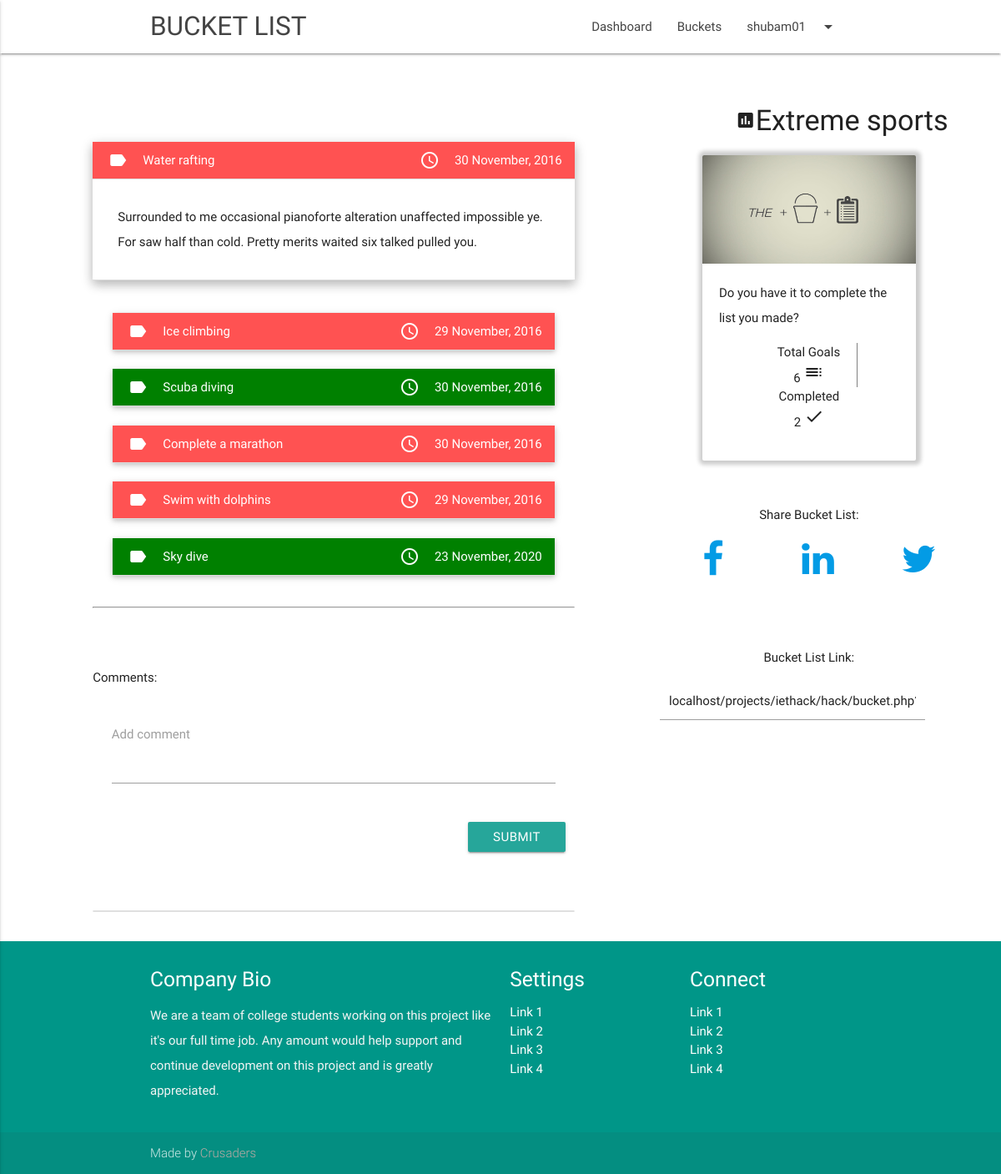
Screenshot of /bucket.php?buck_id=8 (signed in) with the database file from the repository.
### tables this page shows
CREATE TABLE `tasks` (
  `buckid` int(11) NOT NULL,
  `taskid` int(11) NOT NULL,
  `tasktitle` varchar(300) NOT NULL,
  `taskdescription` varchar(500) NOT NULL,
  `taskdate` varchar(200) NOT NULL,
  `timestmp` timestamp NOT NULL DEFAULT CURRENT_TIMESTAMP ON UPDATE CURRENT_TIMESTAMP,
  `status` int(11) NOT NULL DEFAULT '0'
);

CREATE TABLE `bucket` (
  `user_id` int(11) NOT NULL,
  `bucket_id` int(11) NOT NULL,
  `title` varchar(200) NOT NULL,
  `description` varchar(300) NOT NULL,
  `timestmp` timestamp NOT NULL DEFAULT CURRENT_TIMESTAMP ON UPDATE CURRENT_TIMESTAMP,
  `secur` int(11) NOT NULL DEFAULT '0'
);

### class/db.php (called while the page is built, shortened)
<?php
	class Database
	{
		public $host;
		public $user;
		public $password;
		public $database;
		public $connection;
		function __construct()
		{
			$this->host="localhost";
			$this->user="root";
			$this->password="1q2w3e";
			$this->database="iet_bucket";
		}
		function connect()
		{
			$this->connection=mysqli_connect($this->host,$this->user,$this->password,$this->database) or die("Server problem" . mysqli_error($this->connection));
		}
		function makeQuery($insertQuery)
		{
			return mysqli_query($this->connection,$insertQuery);
		}
	}
?>

### process/function.php (called while the page is built, shortened)
<?php
	require_once "class/db.php";
function ufrmbid($buck_id)
{
	$db=new Database;
	$db->connect();
	$query = "SELECT user_id FROM bucket WHERE bucket_id=$buck_id";
	$result = $db->makequery($query);
	$row = mysqli_fetch_assoc($result);
	return $row['user_id'];
}
function bnfrmbid($buck_id)
{
	$db=new Database;
	$db->connect();
	$query = "SELECT title FROM bucket WHERE bucket_id=$buck_id";
	$result = $db->makequery($query);
	$row = mysqli_fetch_assoc($result);
	return $row['title'];
}
?>

### bucket.php (the view, shortened to what this page needs)
<!DOCTYPE html>
<?php require_once "class/db.php"; ?>
<html lang="en">
<head>
  <link href="assets/css/materialize.css" type="text/css" rel="stylesheet" media="screen,projection"/>
  <link href="assets/css/style.css" type="text/css" rel="stylesheet" media="screen,projection"/>
  <link href="assets/css/custom.css" type="text/css" rel="stylesheet" media="screen,projection"/>
  <link href="assets/fonts/font-awesome-4.7.0/css/font-awesome.min.css" type="text/css" rel="stylesheet">
</head>
<body>
<?php require_once "components/nav.php"; ?>
<br><br>
  <div class="row">
    <div class="col s12 m6 offset-m1">
    <br clear="all"><br>
        <ul class="collapsible popout itemlist" data-collapsible="accordion">
        <?php
        require_once "process/function.php";
          $db = new Database;
          $db->connect();
          $bkid = $_GET['buck_id'];
          $query = "SELECT * FROM tasks WHERE buckid='$bkid' ORDER BY taskid DESC";
          $result = $db->makequery($query);
          $ct = 0;
          while($row = mysqli_fetch_assoc($result))
          {
          if($row['status']==0)
          {
            $color_task_header = "rgba(255, 0, 0, 0.68)";
          }
          else
          {
            $color_task_header = "green";
            $ct++;
          }
          ?>
          <li>
            <div class="collapsible-header" style="color:white;background:<?php echo $color_task_header; ?>">
            <span class="left"><i class="material-icons">label</i><?php echo $row['tasktitle']; ?></span>
            <span class="right"><i class="material-icons">query_builder</i><?php echo $row['taskdate']; ?></span>
            </div>
            <div class="collapsible-body"><p><?php echo $row['taskdescription']; ?></p></div>
            <?php
              if($_SESSION['uid'] == ufrmbid($bkid))
              {
            ?>
            <div style="text-align: right;">
            <?php
            if($row['status']==0)
            {
              echo '<i class="material-icons">present_to_all</i>&nbsp;&nbsp;';
              $tid = $row['taskid'];
              $urln = 'process/process_comptask.php?buck_id='.$bkid.'&task_id='.$tid;
              echo '<a href='.$urln. '>Completed?&nbsp;&nbsp;</a>';
            }
            else
            {
              echo '<i class="material-icons">done</i>&nbsp;&nbsp;';
              echo '<a href="">Completed&nbsp;&nbsp;</a>';
            }
            ?>
            </div>
              <?php
              }
            ?>
          </li>
          <br clear="all"/>
          <?php } ?>
      </ul>
      <hr>
        <br clear="all"><br>
        <p>Comments:</p>
          <div class="row">
            <form class="col s12" method="POST" action="process/processcomment.php">
              <div class="row">
                <div class="input-field col s12">
                  <textarea id="textarea1" class="materialize-textarea" name="comment"></textarea>
                  <label for="textarea1">Add comment</label>
                </div>
              </div>
              <div class="row">
                <div class="right">
                  <button type="submit" id="t" class="waves-effect waves-light btn">Submit</button>
                </div>
              </div>
            </form>
          </div>
          <br>
          <ul class="collection">
          </ul>
    </div>
    <div class="col s12 m5">
      <div class="row">
            <?php
          $cdd = bnfrmbid($bkid);
       ?>
              <div class="col s8 offset-s4"><p class="center-align"><h4><i class="material-icons">assessment</i><?php echo $cdd; ?></h4></p></div>
          <div class="col s12 m7 offset-m3">
            <div class="card">
              <div class="card-image">
                <img src="assets/img/bucketlistbg.jpg" class="imgside center">
              </div>
              <div class="card-content crdr">
                <p>Do you have it to complete the list you made? </p>
                  <ul class="center-align">
                    <li style="border-right: 1px solid grey;">Total Goals<br>
                    <?php $rows = mysqli_num_rows($result);
                      echo $rows;
                    ?>
                    <i class="material-icons">toc</i></li>
                    <li>Completed<br>
                    <?php echo $ct; ?>
                    <i class="material-icons">done</i></li>
                  </ul>
              </div>
            </div>
          </div>
      </div>
      <div class="row">
        <div class="col s11 offset-s1"><p class="center-align">Share Bucket List:</p></div>
        <div class="col s2 offset-s3">
          <a href="https://www.facebook.com/sharer/sharer.php?u=http%3A//localhost/projects/iethack/hack/bucket.php?buck_id=<?php echo $bkid; ?>"><i class="fa fa-3x fa-facebook" aria-hidden="true"></i></a>
        </div>
        <div class="col s2 offset-s1">
         <a href="https://www.linkedin.com/shareArticle?mini=true&url=http%3A//localhost/projects/iethack/hack/bucket.php?buck_id=5&title=Bucket%20list&summary=&source="><i class="fa fa-3x fa-linkedin" aria-hidden="true"></i></a>
        </div>
        <div class="col s2 offset-s1">
        <a href="https://twitter.com/home?status=http%3A//localhost/projects/iethack/hack/bucket.php?buck_id=<?php echo $bkid; ?>"><i class="fa fa-3x fa-twitter" aria-hidden="true"></i></a>
        </div>
      </div>
    <br><br>
      <div class="row">
        <div class="col s11 offset-s1"><p class="center-align">Bucket List Link:</p></div>
        <input class="col s8 offset-s2" type="text" value=<?php echo "localhost/projects/iethack/hack/bucket.php?buck_id=" . $bkid; ?> />
      </div>
    </div>
  </div>
  <?php require_once "components/footer.php"; ?>
  </body>
</html>

### assets/css/style.css (style rules this page uses)
p { line-height: 2rem; }

### assets/css/custom.css (style rules this page uses)
.card { box-shadow: 1px 0px 5px 5px rgba(0,0,0,0.2); }
.imgside { max-height:130px; }
.crdr ul { list-style: none; }
.crdr li { list-style: none; display: inline-block; padding: 0px 20px; }

### rows the page displays
tasks: tasktitle "Water rafting", taskdate "30 November, 2016", taskdescription "Surrounded to me occasional pianoforte alteration unaffected impossible ye. For saw half than cold. Pretty merits waited six talked pulled you."
tasks: tasktitle "Ice climbing", taskdate "29 November, 2016"
tasks: tasktitle "Scuba diving", taskdate "30 November, 2016"
tasks: tasktitle "Complete a marathon", taskdate "30 November, 2016"
tasks: tasktitle "Swim with dolphins", taskdate "29 November, 2016"
tasks: tasktitle "Sky dive", taskdate "23 November, 2020"
bucket: title "Extreme sports"

### other values shown
$_SESSION['username'] "shubam01"
$rows "6"
$ct "2"
